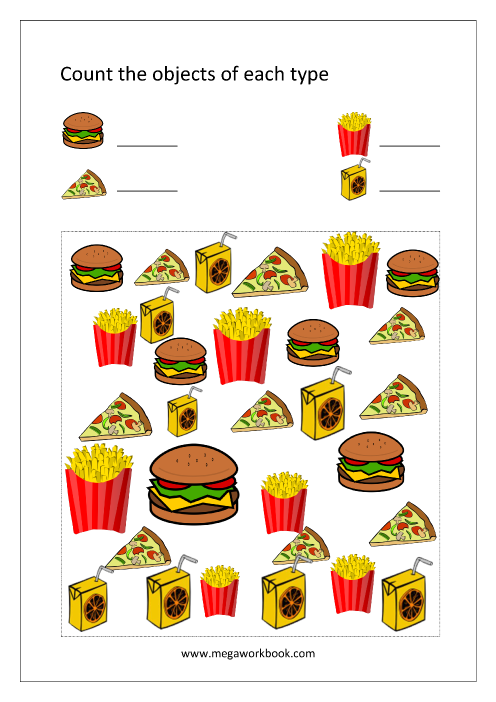
#> input picture OpenCVDemo/Object Detection/Count_Object_Of_Different_Types8.png, 992 x 1403 px (shown at 1/2 size)
$ python opencv_python_object_detection.py
#> lines starting #> are read from the running program, lines starting #| are printed output that depends on the picture; after the words box and inside, x2 and y2 are one past the last pixel; in counts of white or black regions, pixels touching at a corner belong together
#> further down, frame is the input picture: shape (1403, 992, 3); mean B, G, R 206, 222.3, 236.3
import cv2
import numpy as np

def nothing(x):
    pass

def ResizeWithAspectRatio(image, width=None, height=None, inter=cv2.INTER_AREA):
#> called with width = 480, inter = 3
    dim = None
    (h, w) = image.shape[:2]
#> h = 1403; w = 992

    if width is None and height is None:
        return image
    if width is None:
        r = height / float(h)
        dim = (int(w * r), height)
    else:
        r = width / float(w)
#> r = 0.484
        dim = (width, int(h * r))
#> dim = (480, 678)

    return cv2.resize(image, dim, interpolation=inter)
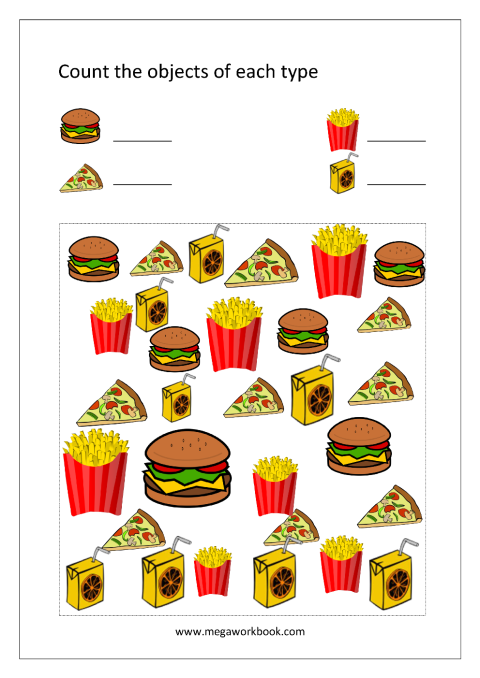
#> returned value: shape (678, 480, 3); mean of channels 0, 1, 2 206, 222.3, 236.3; drawn as B, G, R

cv2.namedWindow("Tracking")
cv2.createTrackbar("LH", "Tracking", 0, 255, nothing)
cv2.createTrackbar("LS", "Tracking", 0, 255, nothing)
cv2.createTrackbar("LV", "Tracking", 0, 255, nothing)
cv2.createTrackbar("UH", "Tracking", 255, 255, nothing)
cv2.createTrackbar("US", "Tracking", 255, 255, nothing)
cv2.createTrackbar("UV", "Tracking", 255, 255, nothing)

frame = cv2.imread('Count_Object_Of_Different_Types8.png')
frame = ResizeWithAspectRatio(frame, width=480)
hsv = cv2.cvtColor(frame, cv2.COLOR_BGR2HSV)
#> hsv: shape (678, 480, 3); mean H, S, V 4, 41.7, 237
while True:

    l_h = cv2.getTrackbarPos("LH", "Tracking")
    l_s = cv2.getTrackbarPos("LS", "Tracking")
    l_v = cv2.getTrackbarPos("LV", "Tracking")

    u_h = cv2.getTrackbarPos("UH", "Tracking")
    u_s = cv2.getTrackbarPos("US", "Tracking")
    u_v = cv2.getTrackbarPos("UV", "Tracking")

    l_b = np.array([l_h, l_s, l_v])
    u_b = np.array([u_h, u_s, u_v])

    mask = cv2.inRange(hsv, l_b, u_b)
#> mask: shape (678, 480); every value is 255

    res = cv2.bitwise_and(frame, frame, mask=mask)

    cv2.imshow("frame", frame)
    cv2.imshow("mask", mask)
    cv2.imshow("res", res)
    h, s, v = cv2.split(res)
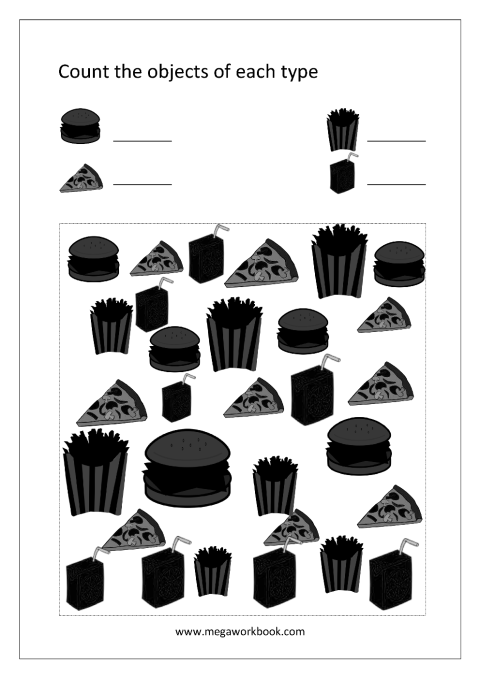
#> h: shape (678, 480); min 0, max 255, mean 206
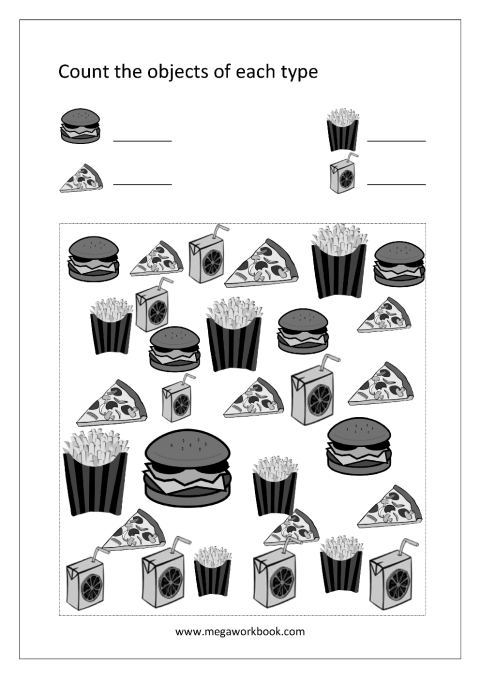
#> s: shape (678, 480); min 0, max 255, mean 222.3
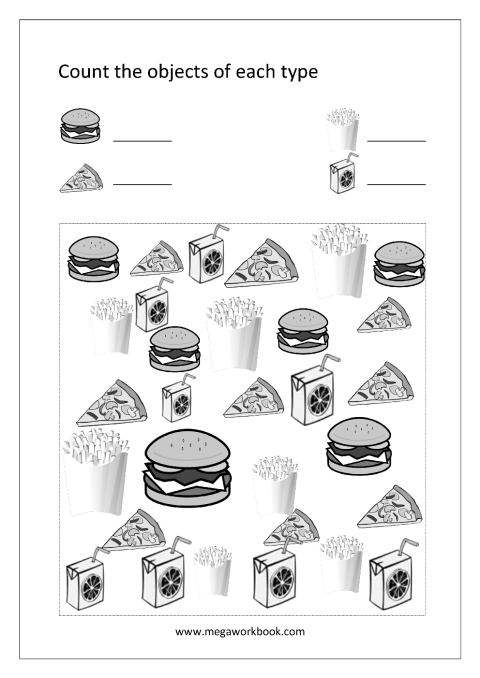
#> v: shape (678, 480); min 0, max 255, mean 236.3
    cent , _ = cv2.findContours(mask, cv2.RETR_EXTERNAL, cv2.CHAIN_APPROX_NONE)
#> cent = 1 contour; box (x1, y1, x2, y2) and area: (0, 0, 480, 678) 324283
    print(len(cent))
#| 1

    key = cv2.waitKey(1)
#> (key Esc is pressed here)
    if key == 27:
        break

cv2.destroyAllWindows()
